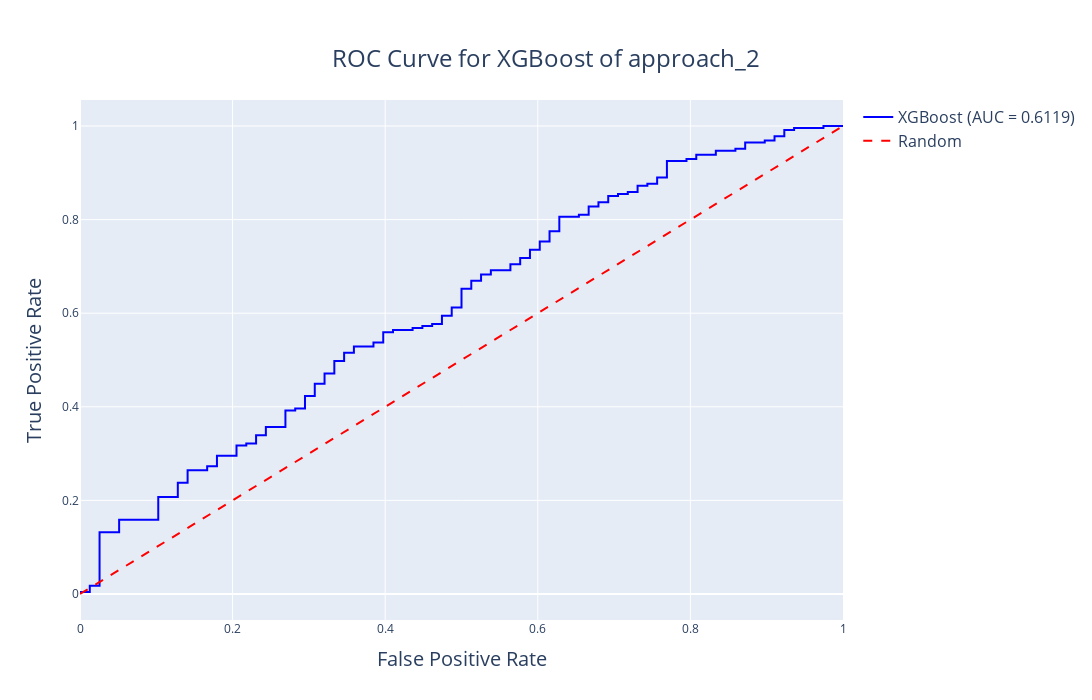

The cell this chart's notebook holds for it:
### Markdown cell above
### <a id='toc1_2_3_'></a>[2.3 XGboost](#toc0_)

### Code cell
### 1. Define hyperparameter distributions for each model
xgb_params = {
    "n_estimators": randint(50, 150),
    "max_depth": randint(3, 10),
    "learning_rate": uniform(0.01, 0.3),
    "subsample": uniform(0.6, 0.4),
    "colsample_bytree": uniform(0.6, 1.0),
}

# Compute class distribution
counter = Counter(y_train)
scale_pos_weight = counter[0] / counter[1]  # Majority / Minority class ratio

### 2.Train XGBoost
xgb = XGBClassifier(
    use_label_encoder=False,
    eval_metric="logloss",
    random_state=42,
    scale_pos_weight=scale_pos_weight,
)
xgb_best, xgb_auc, xgb_acc, xgb_f1, report = model_training.tune_and_evaluate_model(
    xgb,
    xgb_params,
    X_train,
    y_train,
    X_test,
    y_test,
    model_name="XGBoost",
    log_dir="models/logs/approach_2",
    model_dir="models/saved_models/approach_2",
    approach="approach_2",
)
